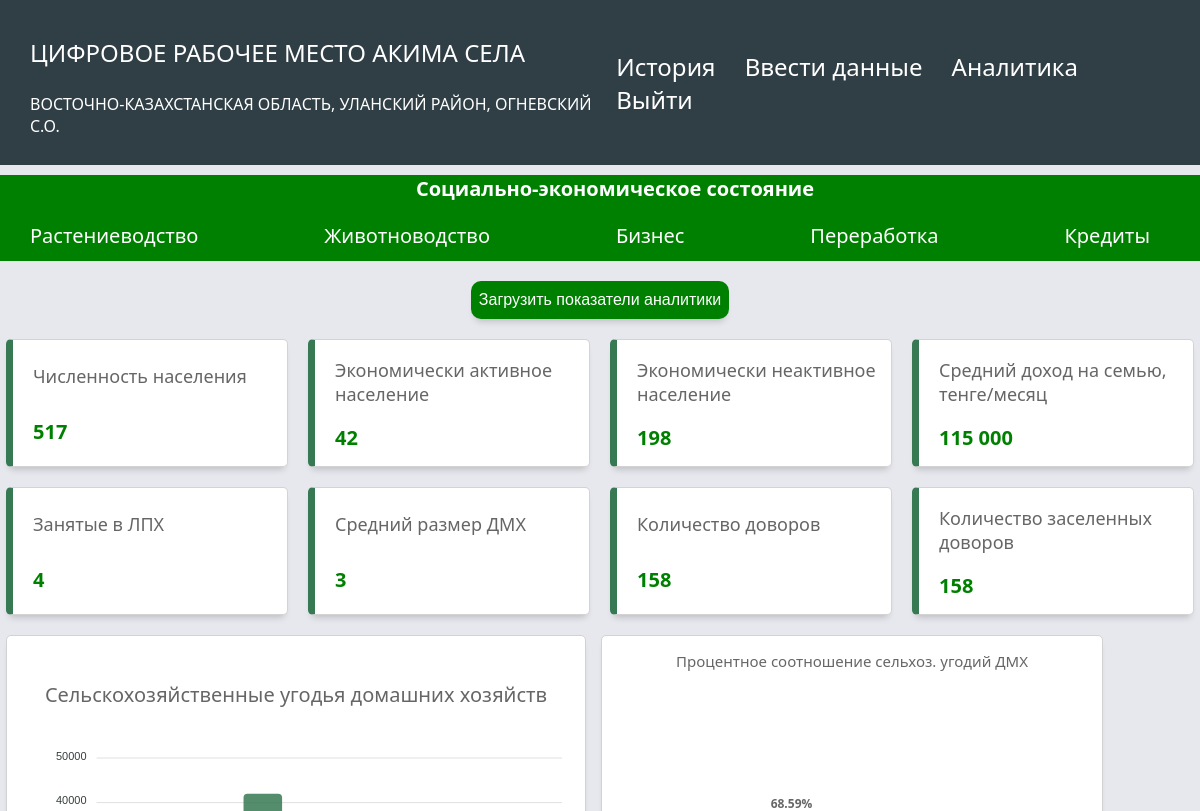
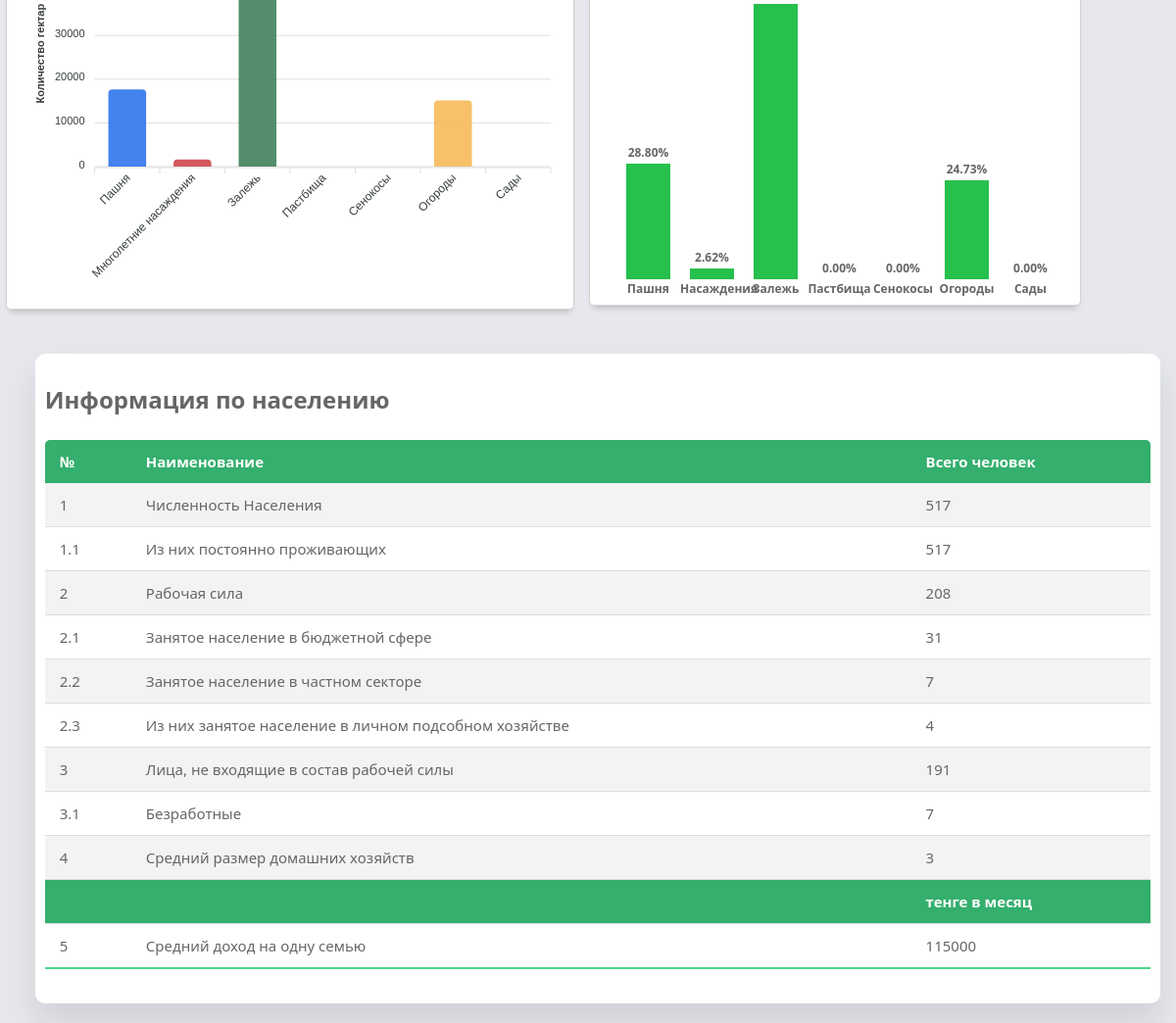
The page /dashboard_soc1 (signed in) on the database as committed earlier (2 pictures, top to bottom).
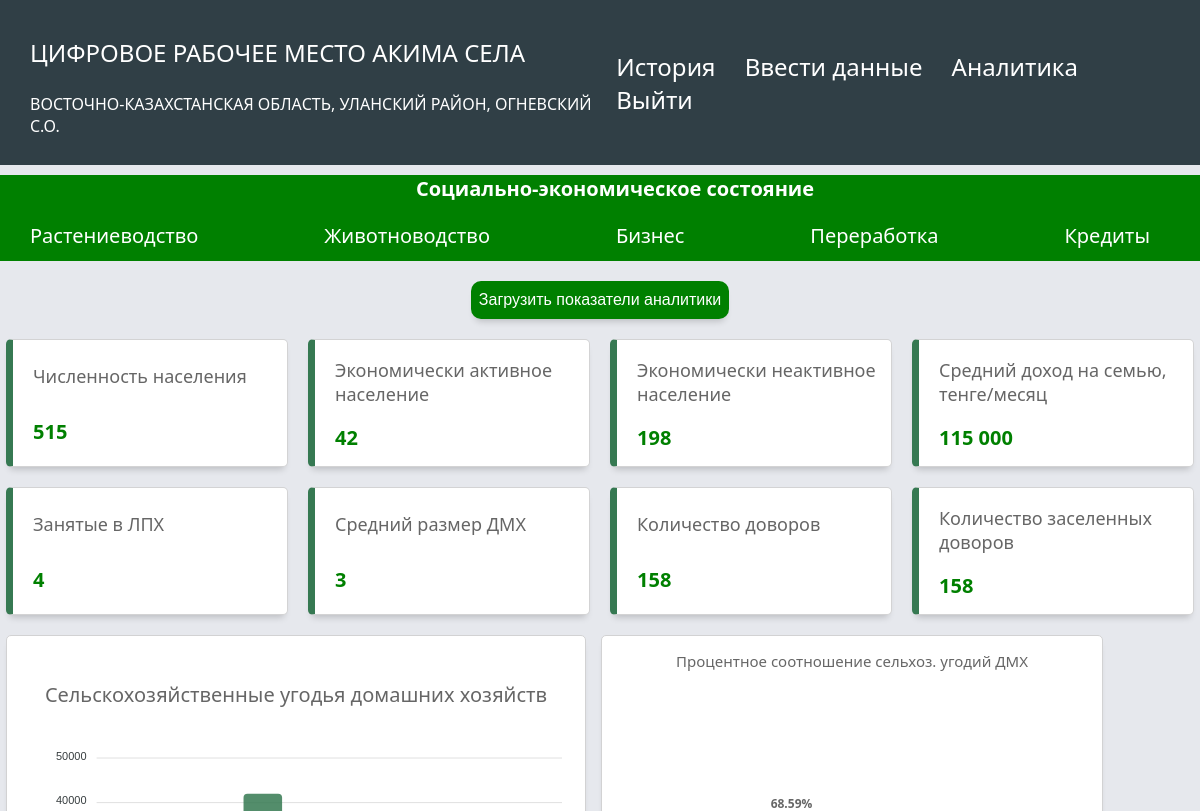
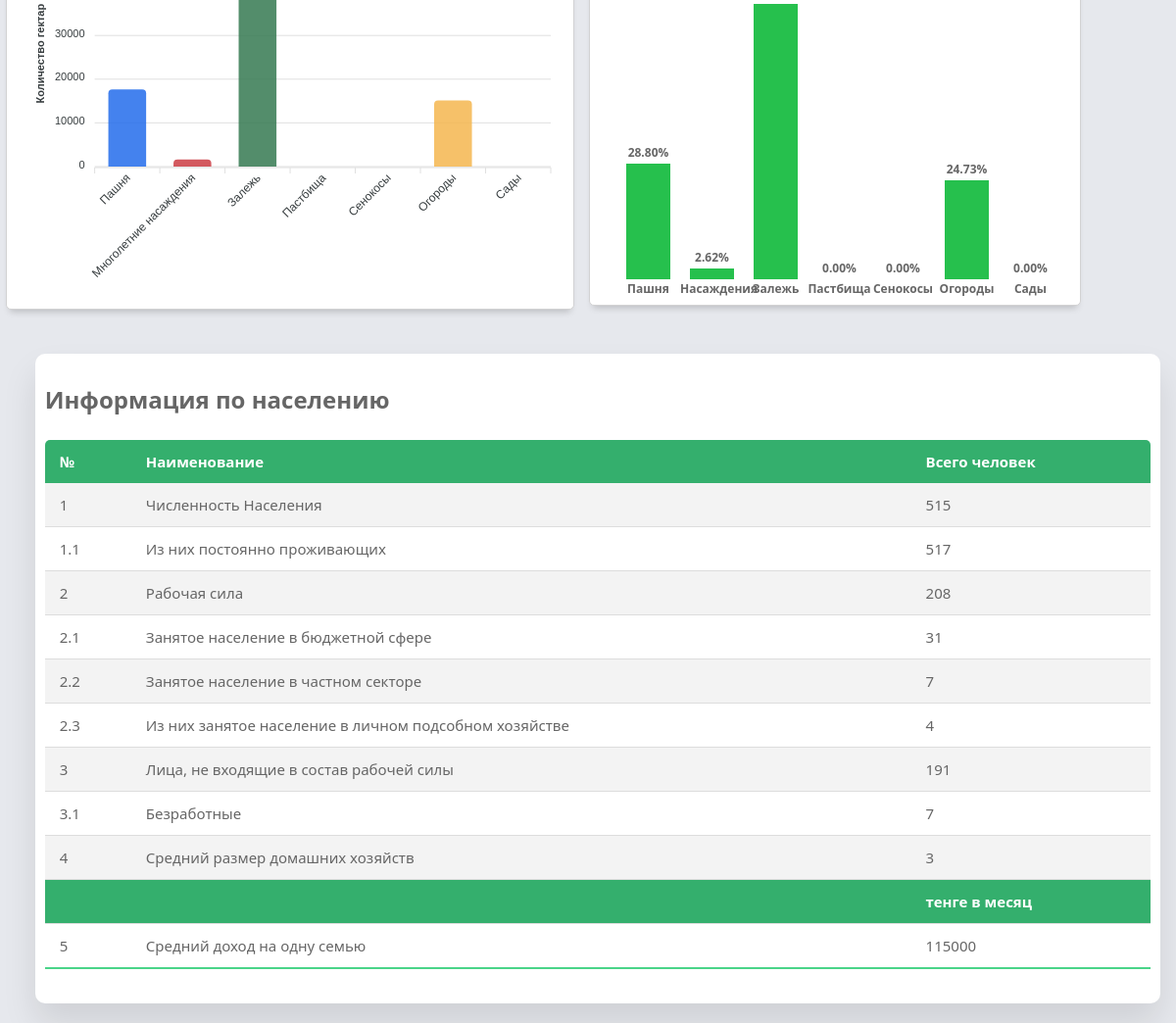
The same page on the database as committed later (2 pictures, top to bottom).
### app/models.py (models this page shows)
class Form(db.Model):
   id = db.Column(db.Integer, primary_key = True)
   user_id = db.Column(db.Integer, db.ForeignKey('user.id'))
   user = relationship("User",backref="forms")
   kato_2 = db.Column(db.String(1024))
   kato_2_name = db.Column(db.String(1024))
   kato_4 = db.Column(db.String(1024))
   kato_4_name = db.Column(db.String(1024))
   kato_6 = db.Column(db.String(1024))
   kato_6_name = db.Column(db.String(1024))
   form_year = db.Column(db.String(1024))
   labour_population = db.Column(db.BigInteger)
   labour_constant_population = db.Column(db.BigInteger)
   labour_labour = db.Column(db.BigInteger)
   labour_government_workers = db.Column(db.BigInteger)
   labour_private_labour = db.Column(db.BigInteger)
   labour_private_ogorod = db.Column(db.BigInteger)
   labour_total_econ_inactive_population = db.Column(db.BigInteger)
   labour_unemployed = db.Column(db.BigInteger)
   labour_household_size = db.Column(db.BigInteger)
   labour_average_income_family = db.Column(db.BigInteger)
   house_total_dvor = db.Column(db.BigInteger)
   house_zaselen_dvor = db.Column(db.BigInteger)
   dh_count = db.Column(db.BigInteger)
   dx_number_ogorodov = db.Column(db.BigInteger)
   dx_cx_land = db.Column(db.Numeric(30, 1))
   dx_pashnya = db.Column(db.Numeric(30, 1))
   dx_mnogoletnie = db.Column(db.Numeric(30, 1))
   dx_zelej = db.Column(db.Numeric(30, 1))
   dx_pastbishe = db.Column(db.Numeric(30, 1))
   dx_senokosy = db.Column(db.Numeric(30, 1))
   dx_ogorody = db.Column(db.Numeric(30, 1))
   dx_sad = db.Column(db.Numeric(30, 1))
   dx_urojai = db.Column(db.Numeric(30, 1))
   dx_cucumber = db.Column(db.Numeric(30, 1))
   dx_tomato = db.Column(db.Numeric(30, 1))
   dx_potato = db.Column(db.Numeric(30, 1))
   dx_kapusta = db.Column(db.Numeric(30, 1))
   dx_carrot = db.Column(db.Numeric(30, 1))
   dx_svekla = db.Column(db.Numeric(30, 1))
   dx_sweet_peper = db.Column(db.Numeric(30, 1))
   dx_baklajan = db.Column(db.Numeric(30, 1))
   dx_kabachek = db.Column(db.Numeric(30, 1))
   dx_onion = db.Column(db.Numeric(30, 1))
   dx_chesnok = db.Column(db.Numeric(30, 1))
   dx_redis = db.Column(db.Numeric(30, 1))
   dx_korm = db.Column(db.Numeric(30, 1))
   dx_fruits = db.Column(db.Numeric(30, 1))
   kx_amount = db.Column(db.BigInteger)
   kz_cx_land = db.Column(db.Numeric(30, 1))
   kx_pansya = db.Column(db.Numeric(30, 1))
   kx_mnogoletnie = db.Column(db.Numeric(30, 1))
   kx_zelej = db.Column(db.Numeric(30, 1))
   kx_pastbishe = db.Column(db.Numeric(30, 1))
   kx_senokosy = db.Column(db.Numeric(30, 1))
   kx_urojai = db.Column(db.Numeric(30, 1))
   kx_zerno = db.Column(db.Numeric(30, 1))
   kx_rice = db.Column(db.Numeric(30, 1))
   kx_maslichnye = db.Column(db.Numeric(30, 1))
   kx_korm = db.Column(db.Numeric(30, 1))
   kx_mnogoletnie_derevo = db.Column(db.Numeric(30, 1))
   kz_cx_land_reserve = db.Column(db.Numeric(30, 1))
   kx_pansya_reserve = db.Column(db.Numeric(30, 1))
   kx_mnogoletnie_reserve = db.Column(db.Numeric(30, 1))
   kx_zelej_reserve = db.Column(db.Numeric(30, 1))
   kx_pastbishe_reserve = db.Column(db.Numeric(30, 1))
   kx_senokosy_reserve = db.Column(db.Numeric(30, 1))
   infrastructure_polivochnaya_sistema_ = db.Column(db.BigInteger)
   infrastructure_polivochnaya_sistema_isused = db.Column(db.BigInteger)
   infrastructure_polivy = db.Column(db.Numeric(30, 1))
   infrastructure_mtm = db.Column(db.BigInteger)
   infrastructure_mtm_isused = db.Column(db.BigInteger)
   infrastructure_slad = db.Column(db.BigInteger)
   infrastructure_slad_isused = db.Column(db.BigInteger)
   infrastructure_garage = db.Column(db.BigInteger)
   infrastructure_garage_isused = db.Column(db.BigInteger)
   infrastructure_cycsterny = db.Column(db.BigInteger)
   infrastructure_cycsterny_isused = db.Column(db.BigInteger)
   infrastructure_transformator = db.Column(db.BigInteger)
   infrastructure_transformator_isused = db.Column(db.BigInteger)
   specialization_rastenivodstvo = db.Column(db.String(1024))
   specialization_rastenivodstvo_value = db.Column(db.Numeric(30, 1))
   animal_dvor = db.Column(db.BigInteger)
   animal_skot_bird = db.Column(db.BigInteger)
   animal_cx_land = db.Column(db.Numeric(30, 1))
   animal_pashnya = db.Column(db.Numeric(30, 1))
   animal_mnogolet = db.Column(db.Numeric(30, 1))
   animal_zalej = db.Column(db.Numeric(30, 1))
   animal_pastbisha = db.Column(db.Numeric(30, 1))
   animal_senokos = db.Column(db.Numeric(30, 1))
   animal_ogorod = db.Column(db.Numeric(30, 1))
   animal_sad = db.Column(db.Numeric(30, 1))
   animal_krs_milk = db.Column(db.BigInteger)
   animal_krs_meat = db.Column(db.BigInteger)
   animal_sheep = db.Column(db.BigInteger)
   animal_kozel = db.Column(db.BigInteger)
   animal_horse = db.Column(db.BigInteger)
   animal_camel = db.Column(db.BigInteger)
   animal_pig = db.Column(db.BigInteger)
   animal_chicken = db.Column(db.BigInteger)
   animal_gusi = db.Column(db.BigInteger)
   animal_duck = db.Column(db.BigInteger)
   animal_induk = db.Column(db.BigInteger)
   animal_mik_total = db.Column(db.Numeric(30, 1))
   animal_milk_cow = db.Column(db.Numeric(30, 1))
   animal_milkrate_cow = db.Column(db.Numeric(30, 1))
   animal_mil_kozel = db.Column(db.Numeric(30, 1))
   animal_milrate_kozel = db.Column(db.Numeric(30, 1))
   animal_milk_horse = db.Column(db.Numeric(30, 1))
   animal_milkrate_horse = db.Column(db.Numeric(30, 1))
   animal_milk_camel = db.Column(db.Numeric(30, 1))
   animal_milkrate_camel = db.Column(db.Numeric(30, 1))
   animal_meat_total = db.Column(db.Numeric(30, 1))
   animal_meat_cow = db.Column(db.Numeric(30, 1))
   animal_meat_sheep = db.Column(db.Numeric(30, 1))
   animal_meat_horse = db.Column(db.Numeric(30, 1))
   animal_meat_pig = db.Column(db.Numeric(30, 1))
   animal_meat_camel = db.Column(db.Numeric(30, 1))
   animal_meat_chicken = db.Column(db.Numeric(30, 1))
   animal_meat_duck = db.Column(db.Numeric(30, 1))
   animal_meat_gusi = db.Column(db.Numeric(30, 1))
   animal_egg_total = db.Column(db.BigInteger)
   animal_egg_chicken = db.Column(db.BigInteger)
   animal_egg_gusi = db.Column(db.BigInteger)
   animal_egg_perepel = db.Column(db.BigInteger)
   animal_transformator = db.Column(db.BigInteger)
   animal_transformator_isused = db.Column(db.BigInteger)
   specialization_animal = db.Column(db.String(1024))
   specialization_animal_value = db.Column(db.Numeric(30, 1))
   noncx_sto = db.Column(db.BigInteger)
   noncx_sto_needs = db.Column(db.BigInteger)
   noncx_kindergarden = db.Column(db.BigInteger)
   noncx_kindergarden_needs = db.Column(db.BigInteger)
   noncx_souvenier = db.Column(db.BigInteger)
   noncx_souvenier_needs = db.Column(db.BigInteger)
   noncx_pc_service = db.Column(db.BigInteger)
   noncx_pc_service_needs = db.Column(db.BigInteger)
   noncx_store = db.Column(db.BigInteger)
   noncx_store_needs = db.Column(db.BigInteger)
   noncx_remont_bytovoi_tech = db.Column(db.BigInteger)
   noncx_remont_bytovoi_tech_needs = db.Column(db.BigInteger)
   noncx_metal = db.Column(db.BigInteger)
   noncx_metal_needs = db.Column(db.BigInteger)
   noncx_accounting = db.Column(db.BigInteger)
   noncx_accounting_needs = db.Column(db.BigInteger)
   noncx_photo = db.Column(db.BigInteger)
   noncx_photo_needs = db.Column(db.BigInteger)
   noncx_turism = db.Column(db.BigInteger)
   noncx_turism_needs = db.Column(db.BigInteger)
   noncx_rent = db.Column(db.BigInteger)
   noncx_rent_needs = db.Column(db.BigInteger)
   noncx_cargo = db.Column(db.BigInteger)
   noncx_cargo_needs = db.Column(db.BigInteger)
   noncx_massage = db.Column(db.BigInteger)
   noncx_massage_needs = db.Column(db.BigInteger)
   noncx_foodcourt = db.Column(db.BigInteger)
   noncx_foodcourt_needs = db.Column(db.BigInteger)
   noncx_cleaning = db.Column(db.BigInteger)
   noncx_cleaning_needs = db.Column(db.BigInteger)
   noncx_beuty = db.Column(db.BigInteger)
   noncx_beuty_needs = db.Column(db.BigInteger)
   noncx_carwash = db.Column(db.BigInteger)
   noncx_carwash_needs = db.Column(db.BigInteger)
   noncx_atelie = db.Column(db.BigInteger)
   noncx_atelie_needs = db.Column(db.BigInteger)
   noncx_others = db.Column(db.BigInteger)
   noncx_others_needs = db.Column(db.BigInteger)
   noncx_stroika = db.Column(db.BigInteger)
   noncx_stroika_needs = db.Column(db.BigInteger)
   noncx_mebel = db.Column(db.BigInteger)
   noncx_mebel_needs = db.Column(db.BigInteger)
   noncx_stroi_material = db.Column(db.BigInteger)
   noncx_stroi_material_needs = db.Column(db.BigInteger)
   noncx_svarka = db.Column(db.BigInteger)
   noncx_svarka_needs = db.Column(db.BigInteger)
   noncx_woodworking = db.Column(db.BigInteger)
   noncx_woodworking_needs = db.Column(db.BigInteger)
   noncx_others_uslugi = db.Column(db.BigInteger)
   noncx_others_needs_uslugi = db.Column(db.BigInteger)
   manufacture_milk = db.Column(db.Numeric(30, 1))
   manufacture_milk_needs = db.Column(db.Numeric(30, 1))
   manufacture_meat = db.Column(db.Numeric(30, 1))
   manufacture_meat_needs = db.Column(db.Numeric(30, 1))
   manufacture_vegetables = db.Column(db.Numeric(30, 1))  # Corrected typo
   manufacture_vegetables_needs = db.Column(db.Numeric(30, 1))  # Corrected typo
   manufacture_mayo = db.Column(db.Numeric(30, 1))
   manufacture_mayo_needs = db.Column(db.Numeric(30, 1))
   manufacture_fish = db.Column(db.Numeric(30, 1))
   manufacture_fish_needs = db.Column(db.Numeric(30, 1))
   manufacture_choco = db.Column(db.Numeric(30, 1))
   manufacture_choco_needs = db.Column(db.Numeric(30, 1))
   manufacture_beer = db.Column(db.Numeric(30, 1))
   manufacture_beer_needs = db.Column(db.Numeric(30, 1))
   manufacture_vodka = db.Column(db.Numeric(30, 1))
   manufacture_vodka_needs = db.Column(db.Numeric(30, 1))
   manufacture_honey = db.Column(db.Numeric(30, 1))
   manufacture_honey_needs = db.Column(db.Numeric(30, 1))
   manufacture_polufabricat = db.Column(db.Numeric(30, 1))
   manufacture_polufabricat_needs = db.Column(db.Numeric(30, 1))
   manufacture_bread = db.Column(db.Numeric(30, 1))
   manufacture_bread_needs = db.Column(db.Numeric(30, 1))
   manufacture_others = db.Column(db.Numeric(30, 1))
   manufacture_others_needs = db.Column(db.Numeric(30, 1))
   credit_amount = db.Column(db.BigInteger)
   credit_total = db.Column(db.BigInteger)
   credit_average_total = db.Column(db.BigInteger)
   credit_zalog = db.Column(db.Numeric(30, 1))
   modified_date = db.Column(db.DateTime(timezone=True), default=datetime.now(timezone(timedelta(hours=6))), onupdate=datetime.now(timezone(timedelta(hours=6))))
   creation_date = db.Column(db.DateTime(timezone=True), default=datetime.now(timezone(timedelta(hours=6))))

### app/routes.py (the view)
@app.route('/dashboard_soc1', methods=['GET'])
@login_required
def dashboard_soc1():
    formData=Form.query.filter_by(user_id=current_user.id).first()
    if current_user.is_district:
        return redirect(url_for('dashboard_all'))
    elif current_user.is_obl:
        return redirect(url_for('dashboard_obl'))
    else:
        if not formData:
            flash('Отсутствует анкета', 'info')
            return redirect(url_for('login'))
    return render_template('dashboard_social_pocazat.html', number_split=number_split, round=round, formData=formData, user=current_user)

### app/templates/dashboard_social_pocazat.html (shortened to what the changed rows need)
{% extends "base.html" %} {% block title %}Аналитика{% endblock %}
{% block content %}
<link rel="stylesheet" href="{{ url_for('static', filename='dashboard_soc1.css') }}" />
<body>
<div class="grid-container">
      <main class="main-container" id="main">
        <div class="main-cards">
          <div class="card">
            <div class="card-inner">
              <p class="text-primary">Численность населения</p>
            </div>
            <span class="text-primary font-weight-bold">{{ number_split(formData.labour_population) }}</span>
          </div>
          <div class="card">
            <div class="card-inner">
              <p class="text-primary">Экономически активное население</p>
            </div>
            <span class="text-primary font-weight-bold">{{ number_split(formData.labour_government_workers + formData.labour_private_labour + formData.labour_private_ogorod) }}</span>
          </div>
          <div class="card">
            <div class="card-inner">
              <p class="text-primary">Экономически неактивное население</p>
            </div>
            <span class="text-primary font-weight-bold">{{ number_split(formData.labour_unemployed + formData.labour_total_econ_inactive_population) }}</span>
          </div>
          <div class="card">
            <div class="card-inner">
              <p class="text-primary">Средний доход на семью, тенге/месяц</p>
            </div>
            <span class="text-primary font-weight-bold">{{ number_split(formData.labour_average_income_family) }}</span>
          </div>
          <div class="card">
            <div class="card-inner">
              <p class="text-primary">Занятые в ЛПХ</p>
            </div>
            <span class="text-primary font-weight-bold">{{ number_split(formData.labour_private_ogorod) }}</span>
          </div>
          <div class="card">
            <div class="card-inner">
              <p class="text-primary">Средний размер ДМХ</p>
            </div>
            <span class="text-primary font-weight-bold">{{ number_split(formData.labour_household_size) }}</span>
          </div>
          <div class="card">
            <div class="card-inner">
              <p class="text-primary">Количество доворов</p>
            </div>
            <span class="text-primary font-weight-bold">{{ number_split(formData.house_total_dvor) }}</span>
          </div>
          <div class="card">
            <div class="card-inner">
              <p class="text-primary">Количество заселенных доворов</p>
            </div>
            <span class="text-primary font-weight-bold">{{ number_split(formData.house_zaselen_dvor) }}</span>
          </div>
        </div>
          <section class="attendance">
            <div class="attendance-list">
              <h1>Информация по населению</h1>
              <table class="table">
                <thead>
                  <tr>
                    <th>№</th>
                    <th>Наименование</th>
                    <th>Всего человек</th>
                  </tr>
                </thead>
                <tbody>
                  <tr>
                    <td>1</td>
                    <td>Численность Населения</td>
                    <td>{{ formData.labour_population }}</td>
                  </tr>
                  <tr>
                    <td>1.1</td>
                    <td>Из них постоянно проживающих</td>
                    <td>{{ formData.labour_constant_population }}</td>
                  </tr>
                  <tr>
                    <td>2</td>
                    <td>Рабочая сила</td>
                    <td>{{ formData.labour_labour }}</td>
                  </tr>
                  <tr>
                    <td>2.1</td>
                    <td>Занятое население в бюджетной сфере</td>
                    <td>{{ formData.labour_government_workers }}</td>
                  </tr>
                <tr>
                    <td>2.2</td>
                    <td>Занятое население в частном секторе</td>
                    <td>{{ formData.labour_private_labour }}</td>
                  </tr>
                <tr>
                    <td>2.3</td>
                    <td>Из них занятое население в личном подсобном хозяйстве</td>
                    <td>{{ formData.labour_private_ogorod }}</td>
                  </tr>
                <tr>
                    <td>3</td>
                    <td>Лица, не входящие в состав рабочей силы</td>
                    <td>{{ formData.labour_total_econ_inactive_population }}</td>
                  </tr>
                <tr>
                    <td>3.1</td>
                    <td>Безработные</td>
                    <td>{{ formData.labour_unemployed }}</td>
                  </tr>
                <tr>
                    <td>4</td>
                    <td>Средний размер домашних хозяйств</td>
                    <td>{{ formData.labour_household_size }}</td>
                  </tr>
                <tr>
                  <tr>
                    <td style="font-weight: 800; color: white; background-color: #34AF6D"></td>
                    <td style="font-weight: 800; color: white; background-color: #34AF6D"></td>
                    <td style="font-weight: 800; color: white; background-color: #34AF6D">тенге в месяц</td>
                </tr>
                    <td>5</td>
                    <td>Средний доход на одну семью</td>
                    <td>{{ formData.labour_average_income_family }}</td>
                  </tr>
                </tbody>
              </table>
            </div>
          </section>
      </main>
    </div>
</body>
{% endblock %}

Rows that differ between the two databases and show on the page:
removed Form: labour_population "517", labour_government_workers+labour_private_labour+labour_private_ogorod "42", labour_unemployed+labour_total_econ_inactive_population "198", labour_average_income_family "115 000", labour_private_ogorod "4", labour_household_size "3", house_total_dvor "158", house_zaselen_dvor "158", labour_constant_population "517", labour_labour "208", labour_government_workers "31", labour_private_labour "7", labour_total_econ_inactive_population "191", labour_unemployed "7", labour_average_income_family "115000"
added Form: labour_population "515", labour_government_workers+labour_private_labour+labour_private_ogorod "42", labour_unemployed+labour_total_econ_inactive_population "198", labour_average_income_family "115 000", labour_private_ogorod "4", labour_household_size "3", house_total_dvor "158", house_zaselen_dvor "158", labour_constant_population "517", labour_labour "208", labour_government_workers "31", labour_private_labour "7", labour_total_econ_inactive_population "191", labour_unemployed "7", labour_average_income_family "115000"
